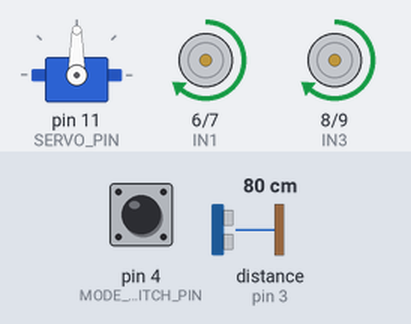
A sketch run on a simulated Arduino Uno, built with avr-gcc and run on an emulated ATmega328P. Shown: servo, motor-driver pin pairs drawn as motors (green arrow = first pin HIGH = forward, orange = second pin HIGH = backward, longer = more drive, scaled by the enable pin). Wiring (inferred from the names in the program): ultrasonic range finder: trigger pin 2; echo pin 3. The test bench sets the inputs (shaded band); at power-on: distance to the obstacle (sensor on pin 3) 80 cm, pin 4 (MODE_SWITCH_PIN) HIGH. The echo pulse lasts 58.3 µs per cm.

Above: at 1.2 s.
1.3 s: distance to the obstacle (sensor on pin 3) set to 27 cm
2.8 s: distance to the obstacle (sensor on pin 3) set to 24 cm
At 3.05 s:
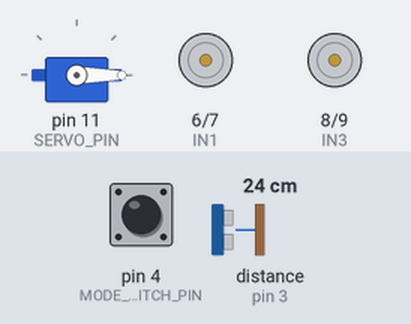
At 4.71 s:
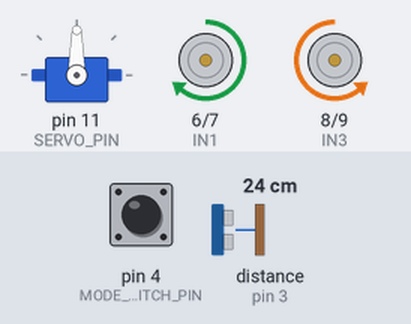
5.8 s: distance to the obstacle (sensor on pin 3) set to 35 cm
At 6.83 s:
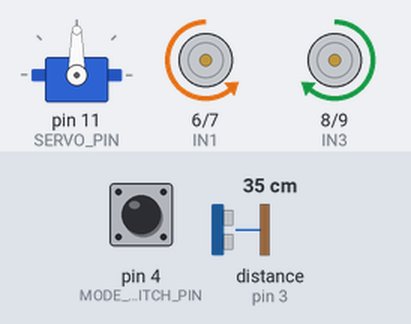
Timing chart, 0 to 8.8 s (numbered marks = the images above; inputs shaded):
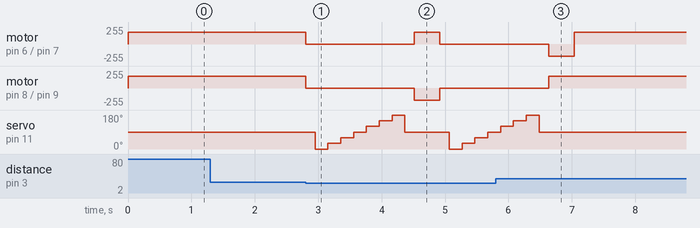

The sketch:

dual_mode_robot.ino
```cpp
/*
  Dual-Mode Robot: Autonomous Obstacle Avoidance <-> Bluetooth Control
  ----------------------------------------------------------------------
  Hardware:
    - Arduino Uno/Nano
    - L298N motor driver + 2x gear motors
        ENA -> 5   IN1 -> 6   IN2 -> 7
        ENB -> 10  IN3 -> 8   IN4 -> 9
    - HC-SR04 ultrasonic sensor, mounted on a servo for 180-degree sweep
        TRIG -> 2   ECHO -> 3
        Servo signal -> 11
    - HC-05/06 Bluetooth module
        TXD -> 12 (Arduino RX)   RXD -> 13 (Arduino TX)
    - Mode switch (toggle/slide switch) -> pin 4
        HIGH = Autonomous obstacle-avoiding mode
        LOW  = Bluetooth manual control mode
    - Surveillance camera: separate standalone module (FPV cam / phone),
      not wired into the Arduino — runs independently.

  Bluetooth mode commands (single characters, e.g. from a
  "Bluetooth RC Controller" app):
      F = forward   B = backward
      L = left      R = right
      S = stop
*/

#include <Servo.h>
#include <SoftwareSerial.h>

// ---- Motor driver pins ----
const int ENA = 5, IN1 = 6, IN2 = 7;
const int ENB = 10, IN3 = 8, IN4 = 9;

// ---- Ultrasonic + servo ----
const int TRIG_PIN = 2, ECHO_PIN = 3;
const int SERVO_PIN = 11;
Servo scanServo;

// ---- Bluetooth ----
const int BT_RX = 12, BT_TX = 13;
SoftwareSerial BTSerial(BT_RX, BT_TX);

// ---- Mode switch ----
const int MODE_SWITCH_PIN = 4;

// ---- Tuning ----
const int MOTOR_SPEED = 180;        // 0-255
const int SAFE_DISTANCE_CM = 25;    // minimum clearance before turning
const int TURN_TIME_MS = 400;

void setup() {
  Serial.begin(9600);
  BTSerial.begin(9600);

  pinMode(ENA, OUTPUT); pinMode(IN1, OUTPUT); pinMode(IN2, OUTPUT);
  pinMode(ENB, OUTPUT); pinMode(IN3, OUTPUT); pinMode(IN4, OUTPUT);
  pinMode(TRIG_PIN, OUTPUT);
  pinMode(ECHO_PIN, INPUT);
  pinMode(MODE_SWITCH_PIN, INPUT_PULLUP); // switch to GND when active

  scanServo.attach(SERVO_PIN);
  scanServo.write(90); // center

  stopMotors();
}

void loop() {
  bool autonomousMode = digitalRead(MODE_SWITCH_PIN) == HIGH;

  if (autonomousMode) {
    runAutonomousMode();
  } else {
    runBluetoothMode();
  }
}

// =========================================================
// MODE 1: Autonomous obstacle avoidance
// =========================================================
void runAutonomousMode() {
  long distanceAhead = readDistanceCM();

  if (distanceAhead > 0 && distanceAhead < SAFE_DISTANCE_CM) {
    stopMotors();
    delay(150);

    // sweep and pick the clearest direction
    int bestAngle = scanForClearPath();

    if (bestAngle < 90) {
      turnRight();
    } else {
      turnLeft();
    }
    delay(TURN_TIME_MS);
    stopMotors();

  } else {
    driveForward();
  }
}

// Sweeps the servo from 0-180 degrees, returns the angle with
// the greatest measured clearance.
int scanForClearPath() {
  int bestAngle = 90;
  long bestDistance = -1;

  for (int angle = 0; angle <= 180; angle += 30) {
    scanServo.write(angle);
    delay(200); // let servo settle
    long d = readDistanceCM();
    if (d > bestDistance) {
      bestDistance = d;
      bestAngle = angle;
    }
  }
  scanServo.write(90); // recenter
  delay(150);
  return bestAngle;
}

// =========================================================
// MODE 2: Bluetooth manual control
// =========================================================
void runBluetoothMode() {
  if (BTSerial.available()) {
    char command = BTSerial.read();
    switch (command) {
      case 'F': driveForward();  break;
      case 'B': driveBackward(); break;
      case 'L': turnLeft();      break;
      case 'R': turnRight();     break;
      case 'S': stopMotors();    break;
      default: break;
    }
  }
}

// =========================================================
// Motor control
// =========================================================
void driveForward() {
  analogWrite(ENA, MOTOR_SPEED);
  analogWrite(ENB, MOTOR_SPEED);
  digitalWrite(IN1, HIGH); digitalWrite(IN2, LOW);
  digitalWrite(IN3, HIGH); digitalWrite(IN4, LOW);
}

void driveBackward() {
  analogWrite(ENA, MOTOR_SPEED);
  analogWrite(ENB, MOTOR_SPEED);
  digitalWrite(IN1, LOW); digitalWrite(IN2, HIGH);
  digitalWrite(IN3, LOW); digitalWrite(IN4, HIGH);
}

void turnLeft() {
  analogWrite(ENA, MOTOR_SPEED);
  analogWrite(ENB, MOTOR_SPEED);
  digitalWrite(IN1, LOW);  digitalWrite(IN2, HIGH);
  digitalWrite(IN3, HIGH); digitalWrite(IN4, LOW);
}

void turnRight() {
  analogWrite(ENA, MOTOR_SPEED);
  analogWrite(ENB, MOTOR_SPEED);
  digitalWrite(IN1, HIGH); digitalWrite(IN2, LOW);
  digitalWrite(IN3, LOW);  digitalWrite(IN4, HIGH);
}

void stopMotors() {
  analogWrite(ENA, 0);
  analogWrite(ENB, 0);
  digitalWrite(IN1, LOW); digitalWrite(IN2, LOW);
  digitalWrite(IN3, LOW); digitalWrite(IN4, LOW);
}

// =========================================================
// Ultrasonic distance reading
// =========================================================
long readDistanceCM() {
  digitalWrite(TRIG_PIN, LOW);
  delayMicroseconds(2);
  digitalWrite(TRIG_PIN, HIGH);
  delayMicroseconds(10);
  digitalWrite(TRIG_PIN, LOW);

  long duration = pulseIn(ECHO_PIN, HIGH, 30000);
  if (duration == 0) return -1;

  return duration * 0.034 / 2;
}
```

Measured:
- the behaviour switches between 26 and 25 cm on distance to the obstacle (sensor on pin 3) (found by bisection; images 0 and 1)
- after the input at 1.3 s, every drawn part: stays the same
- after the input at 2.8 s, motor on pin 6 (IN1) / pin 7 (IN2): forward 180/255 → stopped at once, → forward 180/255 1.7 s later, → stopped 0.40 s later; motor on pin 8 (IN3) / pin 9 (IN4): forward 180/255 → stopped at once, → backward 180/255 1.7 s later, → stopped 0.40 s later
- after the input at 5.8 s, servo on pin 11 (SERVO_PIN): goes on until 6.5 s, then stays 90°
